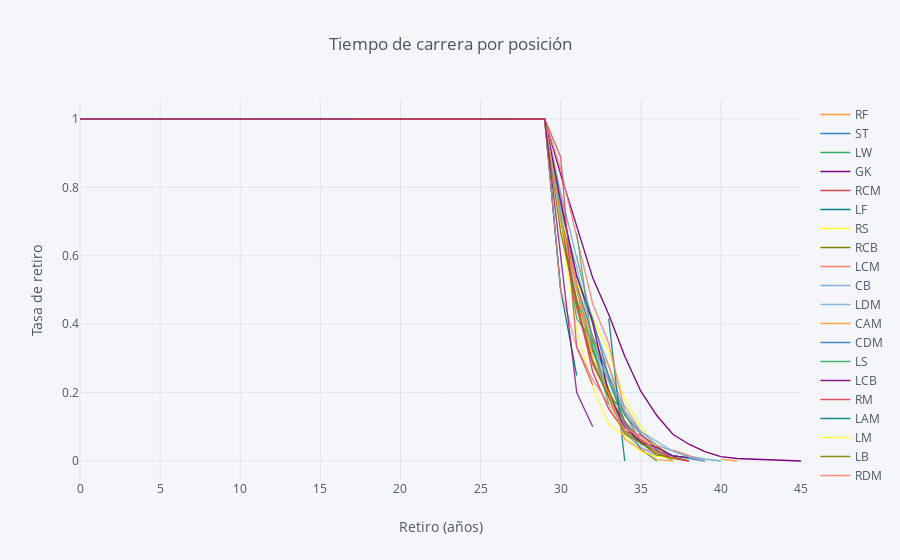

Source (notebook cell):
### Code cell
rates=survival(data, 'Position', 'Age', 'Retirement')
rates.iplot(kind='line', xTitle='Retiro (años)', 
            yTitle='Tasa de retiro', title='Tiempo de carrera por posición')

### Figure 1 — Plotly figure (JSON) as saved in the notebook; plotly's stock layout.template omitted (floating-point values rounded to 4 significant figures)
{"data": [{"line": {"color": "rgba(255, 153, 51, 1.0)", "dash": "solid", "shape": "linear", "width": 1.3}, "mode": "lines", "name": "RF", "text": "", "type": "scatter", "uid": "2cc71dbe-0580-4a4d-b44b-393bccea3bd4", "x": [0, 16, 17, 18, 19, 20, 21, 22, 23, 24, 25, 26, 27, 28, 29, 30, 31, 32, 33, 34, 35, 36, 37, 38, 39, 40, 41, 42, 44, 45], "y": [1, "", "", "", "", "", 1, "", 1, 1, 1, 1, 1, 1, 1, "", 0.6, 0.4, 0.2, "", "", "", "", 0, "", "", "", "", "", ""]}, {"line": {"color": "rgba(55, 128, 191, 1.0)", "dash": "solid", "shape": "linear", "width": 1.3}, "mode": "lines", "name": "ST", "text": "", "type": "scatter", "uid": "83c316f1-fb2d-4af8-bbe3-3d9a6ca1bcfe", "x": [0, 16, 17, 18, 19, 20, 21, 22, 23, 24, 25, 26, 27, 28, 29, 30, 31, 32, 33, 34, 35, 36, 37, 38, 39, 40, 41, 42, 44, 45], "y": [1, 1, 1, 1, 1, 1, 1, 1, 1, 1, 1, 1, 1, 1, 1, 0.7079, 0.5158, 0.3632, 0.2474, 0.1342, 0.07895, 0.03421, 0.01579, 0.007895, 0, "", "", "", "", ""]}, {"line": {"color": "rgba(50, 171, 96, 1.0)", "dash": "solid", "shape": "linear", "width": 1.3}, "mode": "lines", "name": "LW", "text": "", "type": "scatter", "uid": "523b0e86-30ca-487c-83dc-945c943e11fb", "x": [0, 16, 17, 18, 19, 20, 21, 22, 23, 24, 25, 26, 27, 28, 29, 30, 31, 32, 33, 34, 35, 36, 37, 38, 39, 40, 41, 42, 44, 45], "y": [1, "", 1, 1, 1, 1, 1, 1, 1, 1, 1, 1, 1, 1, 1, 0.6944, 0.4722, 0.3333, 0.1944, 0.1389, 0.05556, 0.02778, 0, "", "", "", "", "", "", ""]}, {"line": {"color": "rgba(128, 0, 128, 1.0)", "dash": "solid", "shape": "linear", "width": 1.3}, "mode": "lines", "name": "GK", "text": "", "type": "scatter", "uid": "1bb07ebf-5889-44d8-8c3f-766549647915", "x": [0, 16, 17, 18, 19, 20, 21, 22, 23, 24, 25, 26, 27, 28, 29, 30, 31, 32, 33, 34, 35, 36, 37, 38, 39, 40, 41, 42, 44, 45], "y": [1, 1, 1, 1, 1, 1, 1, 1, 1, 1, 1, 1, 1, 1, 1, 0.8379, 0.6867, 0.5355, 0.4281, 0.306, 0.204, 0.133, 0.07832, 0.04918, 0.02732, 0.01275, 0.007286, 0.005464, 0.001821, 0]}, {"line": {"color": "rgba(219, 64, 82, 1.0)", "dash": "solid", "shape": "linear", "width": 1.3}, "mode": "lines", "name": "RCM", "text": "", "type": "scatter", "uid": "10389e6f-07b3-4448-ab6a-dbbb10b95fae", "x": [0, 16, 17, 18, 19, 20, 21, 22, 23, 24, 25, 26, 27, 28, 29, 30, 31, 32, 33, 34, 35, 36, 37, 38, 39, 40, 41, 42, 44, 45], "y": [1, "", 1, 1, 1, 1, 1, 1, 1, 1, 1, 1, 1, 1, 1, 0.6848, 0.4674, 0.2609, 0.1522, 0.08696, 0.07609, 0.04348, 0.01087, 0, "", "", "", "", "", ""]}, {"line": {"color": "rgba(0, 128, 128, 1.0)", "dash": "solid", "shape": "linear", "width": 1.3}, "mode": "lines", "name": "LF", "text": "", "type": "scatter", "uid": "253d1cd8-2a14-4895-b2f9-fb059ddd1a54", "x": [0, 16, 17, 18, 19, 20, 21, 22, 23, 24, 25, 26, 27, 28, 29, 30, 31, 32, 33, 34, 35, 36, 37, 38, 39, 40, 41, 42, 44, 45], "y": [1, "", "", 1, "", "", "", 1, "", 1, 1, 1, 1, 1, 1, 0.5, 0.25, "", "", 0, "", "", "", "", "", "", "", "", "", ""]}, {"line": {"color": "rgba(255, 255, 51, 1.0)", "dash": "solid", "shape": "linear", "width": 1.3}, "mode": "lines", "name": "RS", "text": "", "type": "scatter", "uid": "8f9e5701-c73f-48a8-a679-6c07f7752971", "x": [0, 16, 17, 18, 19, 20, 21, 22, 23, 24, 25, 26, 27, 28, 29, 30, 31, 32, 33, 34, 35, 36, 37, 38, 39, 40, 41, 42, 44, 45], "y": [1, "", 1, 1, 1, 1, 1, 1, 1, 1, 1, 1, 1, 1, 1, 0.72, 0.52, 0.42, 0.32, 0.18, 0.1, 0.04, 0, "", "", "", "", "", "", ""]}, {"line": {"color": "rgba(128, 128, 0, 1.0)", "dash": "solid", "shape": "linear", "width": 1.3}, "mode": "lines", "name": "RCB", "text": "", "type": "scatter", "uid": "c40fc079-cbe1-4380-a37d-087ccbe4ef30", "x": [0, 16, 17, 18, 19, 20, 21, 22, 23, 24, 25, 26, 27, 28, 29, 30, 31, 32, 33, 34, 35, 36, 37, 38, 39, 40, 41, 42, 44, 45], "y": [1, "", 1, 1, 1, 1, 1, 1, 1, 1, 1, 1, 1, 1, 1, 0.7127, 0.5138, 0.3204, 0.2099, 0.0884, 0.05525, 0.01657, 0.01105, 0, "", "", "", "", "", ""]}, {"line": {"color": "rgba(251, 128, 114, 1.0)", "dash": "solid", "shape": "linear", "width": 1.3}, "mode": "lines", "name": "LCM", "text": "", "type": "scatter", "uid": "f2ea49f5-e059-497c-849d-8951cb50041c", "x": [0, 16, 17, 18, 19, 20, 21, 22, 23, 24, 25, 26, 27, 28, 29, 30, 31, 32, 33, 34, 35, 36, 37, 38, 39, 40, 41, 42, 44, 45], "y": [1, 1, 1, 1, 1, 1, 1, 1, 1, 1, 1, 1, 1, 1, 1, 0.7778, 0.5062, 0.284, 0.1852, 0.08642, 0.03704, 0.02469, 0.01235, "", 0, "", "", "", "", ""]}, {"line": {"color": "rgba(128, 177, 211, 1.0)", "dash": "solid", "shape": "linear", "width": 1.3}, "mode": "lines", "name": "CB", "text": "", "type": "scatter", "uid": "d6e38b97-5f39-439e-b7e4-12b83e1fd6a9", "x": [0, 16, 17, 18, 19, 20, 21, 22, 23, 24, 25, 26, 27, 28, 29, 30, 31, 32, 33, 34, 35, 36, 37, 38, 39, 40, 41, 42, 44, 45], "y": [1, 1, 1, 1, 1, 1, 1, 1, 1, 1, 1, 1, 1, 1, 1, 0.7849, 0.5959, 0.4041, 0.2791, 0.1424, 0.08721, 0.04651, 0.02907, 0.01453, 0.005814, 0, "", "", "", ""]}, {"line": {"color": "rgba(128, 177, 211, 0.8999999999999999)", "dash": "solid", "shape": "linear", "width": 1.3}, "mode": "lines", "name": "LDM", "text": "", "type": "scatter", "uid": "7e993f6e-4364-46ac-aad5-c7bbd4e627bb", "x": [0, 16, 17, 18, 19, 20, 21, 22, 23, 24, 25, 26, 27, 28, 29, 30, 31, 32, 33, 34, 35, 36, 37, 38, 39, 40, 41, 42, 44, 45], "y": [1, "", 1, 1, 1, 1, 1, 1, 1, 1, 1, 1, 1, 1, 1, 0.7297, 0.5676, 0.3514, 0.1892, 0.08108, 0.04054, 0.01351, "", 0, "", "", "", "", "", ""]}, {"line": {"color": "rgba(255, 153, 51, 0.8999999999999999)", "dash": "solid", "shape": "linear", "width": 1.3}, "mode": "lines", "name": "CAM", "text": "", "type": "scatter", "uid": "a25f7413-f807-45a3-abfa-eaaee1c9c16c", "x": [0, 16, 17, 18, 19, 20, 21, 22, 23, 24, 25, 26, 27, 28, 29, 30, 31, 32, 33, 34, 35, 36, 37, 38, 39, 40, 41, 42, 44, 45], "y": [1, 1, 1, 1, 1, 1, 1, 1, 1, 1, 1, 1, 1, 1, 1, 0.6875, 0.5057, 0.3523, 0.2784, 0.108, 0.0625, 0.04545, 0.01136, "", "", 0.005682, 0, "", "", ""]}, {"line": {"color": "rgba(55, 128, 191, 0.8999999999999999)", "dash": "solid", "shape": "linear", "width": 1.3}, "mode": "lines", "name": "CDM", "text": "", "type": "scatter", "uid": "037bf814-17c1-4be7-88cb-2c02707b8f01", "x": [0, 16, 17, 18, 19, 20, 21, 22, 23, 24, 25, 26, 27, 28, 29, 30, 31, 32, 33, 34, 35, 36, 37, 38, 39, 40, 41, 42, 44, 45], "y": [1, 1, 1, 1, 1, 1, 1, 1, 1, 1, 1, 1, 1, 1, 1, 0.75, 0.54, 0.415, 0.245, 0.11, 0.05, 0.03, 0.015, 0.01, 0, "", "", "", "", ""]}, {"line": {"color": "rgba(50, 171, 96, 0.8999999999999999)", "dash": "solid", "shape": "linear", "width": 1.3}, "mode": "lines", "name": "LS", "text": "", "type": "scatter", "uid": "c0b9bdfa-43f6-4754-8c56-2c6f1d34b30a", "x": [0, 16, 17, 18, 19, 20, 21, 22, 23, 24, 25, 26, 27, 28, 29, 30, 31, 32, 33, 34, 35, 36, 37, 38, 39, 40, 41, 42, 44, 45], "y": [1, "", "", 1, 1, 1, 1, 1, 1, 1, 1, 1, 1, 1, 1, 0.7167, 0.4167, 0.35, 0.2333, 0.1167, 0.03333, 0, "", "", "", "", "", "", "", ""]}, {"line": {"color": "rgba(128, 0, 128, 0.8999999999999999)", "dash": "solid", "shape": "linear", "width": 1.3}, "mode": "lines", "name": "LCB", "text": "", "type": "scatter", "uid": "61d80c53-9779-489e-a882-5bbaf676e19f", "x": [0, 16, 17, 18, 19, 20, 21, 22, 23, 24, 25, 26, 27, 28, 29, 30, 31, 32, 33, 34, 35, 36, 37, 38, 39, 40, 41, 42, 44, 45], "y": [1, "", 1, 1, 1, 1, 1, 1, 1, 1, 1, 1, 1, 1, 1, 0.76, 0.54, 0.405, 0.195, 0.1, 0.055, 0.04, 0.015, 0.01, "", 0, "", "", "", ""]}, {"line": {"color": "rgba(219, 64, 82, 0.8999999999999999)", "dash": "solid", "shape": "linear", "width": 1.3}, "mode": "lines", "name": "RM", "text": "", "type": "scatter", "uid": "bdc77581-10fc-4835-b483-97850776d406", "x": [0, 16, 17, 18, 19, 20, 21, 22, 23, 24, 25, 26, 27, 28, 29, 30, 31, 32, 33, 34, 35, 36, 37, 38, 39, 40, 41, 42, 44, 45], "y": [1, 1, 1, 1, 1, 1, 1, 1, 1, 1, 1, 1, 1, 1, 1, 0.7, 0.4462, 0.2846, 0.1923, 0.1154, 0.06154, 0.03077, 0.007692, 0, "", "", "", "", "", ""]}, {"line": {"color": "rgba(0, 128, 128, 0.8999999999999999)", "dash": "solid", "shape": "linear", "width": 1.3}, "mode": "lines", "name": "LAM", "text": "", "type": "scatter", "uid": "e36db307-faf5-43e2-bd1e-5b38dfa9cc99", "x": [0, 16, 17, 18, 19, 20, 21, 22, 23, 24, 25, 26, 27, 28, 29, 30, 31, 32, 33, 34, 35, 36, 37, 38, 39, 40, 41, 42, 44, 45], "y": [1, "", "", "", "", "", 1, "", "", "", 1, 1, 1, 1, 1, 0.5, "", "", 0.4167, 0, "", "", "", "", "", "", "", "", "", ""]}, {"line": {"color": "rgba(255, 255, 51, 0.8999999999999999)", "dash": "solid", "shape": "linear", "width": 1.3}, "mode": "lines", "name": "LM", "text": "", "type": "scatter", "uid": "cca1b1dd-a477-4b52-8625-1d834d233890", "x": [0, 16, 17, 18, 19, 20, 21, 22, 23, 24, 25, 26, 27, 28, 29, 30, 31, 32, 33, 34, 35, 36, 37, 38, 39, 40, 41, 42, 44, 45], "y": [1, 1, 1, 1, 1, 1, 1, 1, 1, 1, 1, 1, 1, 1, 1, 0.6913, 0.3826, 0.2148, 0.1074, 0.07383, 0.02685, 0.01342, 0.006711, "", 0, "", "", "", "", ""]}, {"line": {"color": "rgba(128, 128, 0, 0.8999999999999999)", "dash": "solid", "shape": "linear", "width": 1.3}, "mode": "lines", "name": "LB", "text": "", "type": "scatter", "uid": "a6ed9b9c-bf22-4a27-9a3c-c8d38dd9f4df", "x": [0, 16, 17, 18, 19, 20, 21, 22, 23, 24, 25, 26, 27, 28, 29, 30, 31, 32, 33, 34, 35, 36, 37, 38, 39, 40, 41, 42, 44, 45], "y": [1, "", 1, 1, 1, 1, 1, 1, 1, 1, 1, 1, 1, 1, 1, 0.6681, 0.4602, 0.292, 0.1858, 0.07965, 0.0531, 0.02212, 0.004425, "", "", "", 0, "", "", ""]}, {"line": {"color": "rgba(251, 128, 114, 0.8999999999999999)", "dash": "solid", "shape": "linear", "width": 1.3}, "mode": "lines", "name": "RDM", "text": "", "type": "scatter", "uid": "56c35988-d73a-40cf-879b-2ad834e373fb", "x": [0, 16, 17, 18, 19, 20, 21, 22, 23, 24, 25, 26, 27, 28, 29, 30, 31, 32, 33, 34, 35, 36, 37, 38, 39, 40, 41, 42, 44, 45], "y": [1, "", "", 1, 1, 1, 1, 1, 1, 1, 1, 1, 1, 1, 1, 0.8525, 0.6557, 0.459, 0.3443, 0.1475, 0.08197, "", 0.03279, 0.01639, 0, "", "", "", "", ""]}, {"line": {"color": "rgba(251, 128, 114, 0.7999999999999998)", "dash": "solid", "shape": "linear", "width": 1.3}, "mode": "lines", "name": "RW", "text": "", "type": "scatter", "uid": "ffe26e8b-3669-43ed-8a93-3dd08bf97a28", "x": [0, 16, 17, 18, 19, 20, 21, 22, 23, 24, 25, 26, 27, 28, 29, 30, 31, 32, 33, 34, 35, 36, 37, 38, 39, 40, 41, 42, 44, 45], "y": [1, 1, 1, 1, 1, 1, 1, 1, 1, 1, 1, 1, 1, 1, 1, 0.5, 0.3333, 0.2381, 0.1667, 0.09524, 0.07143, 0.02381, "", 0, "", "", "", "", "", ""]}, {"line": {"color": "rgba(128, 177, 211, 0.7999999999999998)", "dash": "solid", "shape": "linear", "width": 1.3}, "mode": "lines", "name": "CM", "text": "", "type": "scatter", "uid": "1314d0a6-37f8-425e-b35d-9952343542e9", "x": [0, 16, 17, 18, 19, 20, 21, 22, 23, 24, 25, 26, 27, 28, 29, 30, 31, 32, 33, 34, 35, 36, 37, 38, 39, 40, 41, 42, 44, 45], "y": [1, 1, 1, 1, 1, 1, 1, 1, 1, 1, 1, 1, 1, 1, 1, 0.7011, 0.5, 0.3333, 0.2356, 0.1609, 0.08621, 0.05747, 0.02874, 0.01149, 0, "", "", "", "", ""]}, {"line": {"color": "rgba(255, 153, 51, 0.7999999999999998)", "dash": "solid", "shape": "linear", "width": 1.3}, "mode": "lines", "name": "RB", "text": "", "type": "scatter", "uid": "8cc0ee8f-8f3b-4a5a-a815-56b1af1309b9", "x": [0, 16, 17, 18, 19, 20, 21, 22, 23, 24, 25, 26, 27, 28, 29, 30, 31, 32, 33, 34, 35, 36, 37, 38, 39, 40, 41, 42, 44, 45], "y": [1, 1, 1, 1, 1, 1, 1, 1, 1, 1, 1, 1, 1, 1, 1, 0.7131, 0.5105, 0.2996, 0.1983, 0.06329, 0.03376, 0.004219, 0, "", "", "", "", "", "", ""]}, {"line": {"color": "rgba(55, 128, 191, 0.7999999999999998)", "dash": "solid", "shape": "linear", "width": 1.3}, "mode": "lines", "name": "RAM", "text": "", "type": "scatter", "uid": "66c929e0-65ef-48f9-ba74-55929bb8fe4f", "x": [0, 16, 17, 18, 19, 20, 21, 22, 23, 24, 25, 26, 27, 28, 29, 30, 31, 32, 33, 34, 35, 36, 37, 38, 39, 40, 41, 42, 44, 45], "y": [1, "", "", "", "", "", "", "", 1, "", 1, 1, 1, "", "", 0.4545, "", 0.2727, "", 0, "", "", "", "", "", "", "", "", "", ""]}, {"line": {"color": "rgba(50, 171, 96, 0.7999999999999998)", "dash": "solid", "shape": "linear", "width": 1.3}, "mode": "lines", "name": "CF", "text": "", "type": "scatter", "uid": "49c9a2b8-bb84-475e-96c4-b47091766260", "x": [0, 16, 17, 18, 19, 20, 21, 22, 23, 24, 25, 26, 27, 28, 29, 30, 31, 32, 33, 34, 35, 36, 37, 38, 39, 40, 41, 42, 44, 45], "y": [1, "", 1, 1, 1, 1, 1, 1, 1, 1, 1, 1, 1, 1, 1, "", 0.6667, 0.3333, 0.1667, "", "", 0, "", "", "", "", "", "", "", ""]}, {"line": {"color": "rgba(128, 0, 128, 0.7999999999999998)", "dash": "solid", "shape": "linear", "width": 1.3}, "mode": "lines", "name": "RWB", "text": "", "type": "scatter", "uid": "cabd8c07-13c6-49b4-9dcc-1c955440f219", "x": [0, 16, 17, 18, 19, 20, 21, 22, 23, 24, 25, 26, 27, 28, 29, 30, 31, 32, 33, 34, 35, 36, 37, 38, 39, 40, 41, 42, 44, 45], "y": [1, 1, 1, 1, 1, 1, 1, 1, 1, 1, 1, 1, 1, 1, 1, 0.6, 0.2, 0.1, "", 0, "", "", "", "", "", "", "", "", "", ""]}, {"line": {"color": "rgba(219, 64, 82, 0.7999999999999998)", "dash": "solid", "shape": "linear", "width": 1.3}, "mode": "lines", "name": "LWB", "text": "", "type": "scatter", "uid": "05c4a7ef-710b-435c-944c-110bbf38e901", "x": [0, 16, 17, 18, 19, 20, 21, 22, 23, 24, 25, 26, 27, 28, 29, 30, 31, 32, 33, 34, 35, 36, 37, 38, 39, 40, 41, 42, 44, 45], "y": [1, "", 1, 1, 1, 1, 1, 1, 1, 1, 1, 1, 1, 1, 1, 0.8889, 0.3333, 0.2222, "", 0, "", "", "", "", "", "", "", "", "", ""]}], "layout": {"legend": {"bgcolor": "#F5F6F9", "font": {"color": "#4D5663"}}, "paper_bgcolor": "#F5F6F9", "plot_bgcolor": "#F5F6F9", "title": {"font": {"color": "#4D5663"}, "text": "Tiempo de carrera por posición"}, "xaxis": {"gridcolor": "#E1E5ED", "showgrid": true, "tickfont": {"color": "#4D5663"}, "title": {"font": {"color": "#4D5663"}, "text": "Retiro (años)"}, "zerolinecolor": "#E1E5ED"}, "yaxis": {"gridcolor": "#E1E5ED", "showgrid": true, "tickfont": {"color": "#4D5663"}, "title": {"font": {"color": "#4D5663"}, "text": "Tasa de retiro"}, "zerolinecolor": "#E1E5ED"}}}
